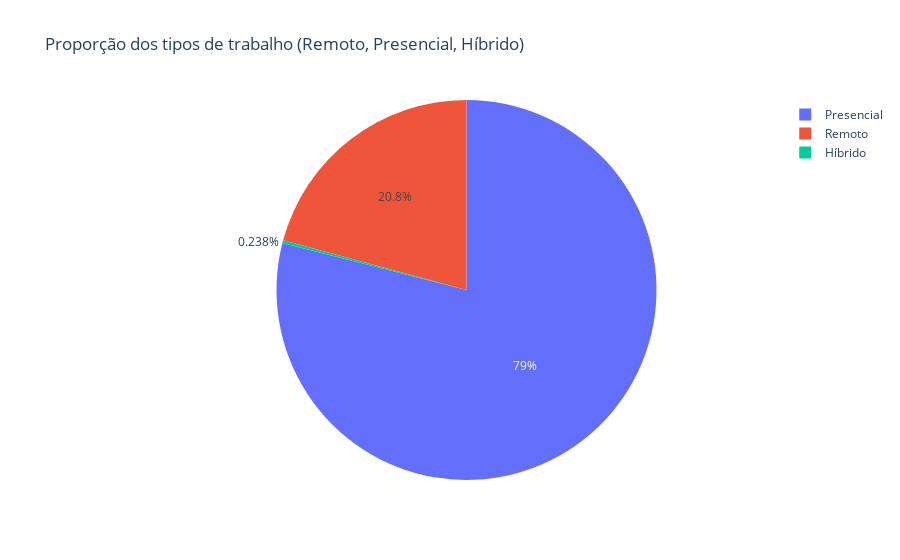

Source (notebook cell):
### Code cell
remoto_contagem = df_limpo['taxa_remoto'].value_counts().reset_index()
remoto_contagem.columns = ['tipo_emprego', 'quantidade']

fig = px.pie(
    remoto_contagem,
    names='tipo_emprego',
    values='quantidade',
    title='Proporção dos tipos de trabalho (Remoto, Presencial, Híbrido)'
)

fig

### Figure 1 — Plotly figure (JSON) as saved in the notebook; plotly's stock layout.template omitted (floating-point values rounded to 4 significant figures)
{"data": [{"domain": {"x": [0, 1], "y": [0, 1]}, "hovertemplate": "tipo_emprego=%{label}<br>quantidade=%{value}<extra></extra>", "labels": ["Presencial", "Remoto", "Híbrido"], "legendgroup": "", "name": "", "showlegend": true, "type": "pie", "values": [105305, 27716, 318]}], "layout": {"legend": {"tracegroupgap": 0}, "title": {"text": "Proporção dos tipos de trabalho (Remoto, Presencial, Híbrido)"}}}
